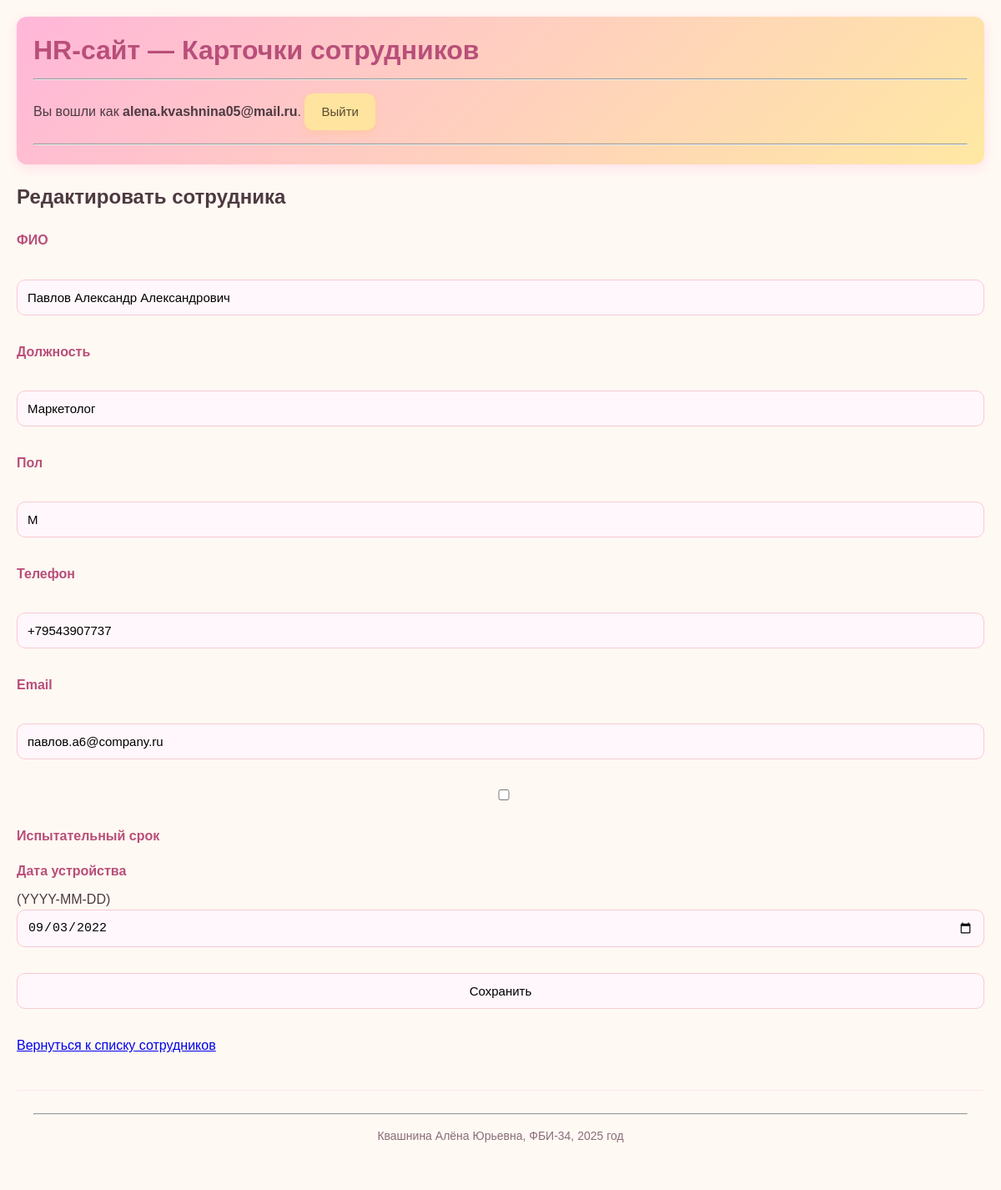
Page /hr/employee/edit/3 (signed in) on the committed database.
### models1.py (models this page shows)
class Employee(db.Model):
    id = db.Column(db.Integer, primary_key=True)
    full_name = db.Column(db.String(120), nullable=False)
    position = db.Column(db.String(120), nullable=False)
    gender = db.Column(db.String(20), nullable=False)
    phone = db.Column(db.String(50))
    email = db.Column(db.String(120))
    probation = db.Column(db.Boolean, default=False)
    hire_date = db.Column(db.Date)

### hr_app.py (the view, shortened to what this page needs)
@hr.route("/employee/edit/<int:id>", methods=["GET", "POST"])
def edit_employee(id):
    if not is_logged_in():
        flash("Для редактирования необходимо войти в систему", "warning")
        return redirect(url_for("hr.login"))
    emp = Employee.query.get_or_404(id)
    form = EmployeeForm(obj=emp)
    return render_template("employee_form1.html", form=form, action="Редактировать сотрудника")

### forms1.py
class EmployeeForm(FlaskForm):
    full_name = StringField("ФИО", validators=[DataRequired()])
    position = StringField("Должность", validators=[DataRequired()])
    gender = StringField("Пол", validators=[DataRequired()])
    phone = StringField("Телефон")
    email = StringField("Email", validators=[Email()])
    probation = BooleanField("Испытательный срок")
    hire_date = DateField("Дата устройства", format="%Y-%m-%d")
    submit = SubmitField("Сохранить")

### hr_app.py (called while the page is built)
def is_logged_in():
    return "user_id" in session

### templates/templates1/employee_form1.html (shortened to what this page needs)
{% extends 'base1.html' %}
{% block content %}
<h2>{{ action }}</h2>
<form method="post">
    <p>
        {{ form.full_name.label }}<br>
        {{ form.full_name(size=50) }}
    </p>
    <p>
        {{ form.position.label }}<br>
        {{ form.position(size=50) }}
    </p>
    <p>
        {{ form.gender.label }}<br>
        {{ form.gender(size=10) }}
    </p>
    <p>
        {{ form.phone.label }}<br>
        {{ form.phone(size=20) }}
    </p>
    <p>
        {{ form.email.label }}<br>
        {{ form.email(size=50) }}
    </p>
    <p>
        {{ form.probation() }} {{ form.probation.label }}
    </p>
    <p>
        {{ form.hire_date.label }} (YYYY-MM-DD)<br>
        {{ form.hire_date() }}
    </p>
    <p>{{ form.submit() }}</p>
</form>
<p><a href="{{ url_for('hr.index') }}">Вернуться к списку сотрудников</a></p>
{% endblock %}

### static/static1/style1.css (style rules this page uses)
body { font-family: Arial, sans-serif; margin: 20px; background: #fff9f3; color: #4d3a41; line-height: 1.6; }
label { font-weight: bold; color: #b84f79; display: block; margin-bottom: 8px; margin-top: 15px; }
input, select, textarea { width: 100%; padding: 12px; border: 1px solid #f7c9d6; border-radius: 10px; margin-bottom: 15px; background: #fff7fb; box-sizing: border-box; font-size: 15px; }

### rows in the picture
Employee: full_name "Павлов Александр Александрович", position "Маркетолог", gender "М", phone "+79543907737", email "павлов.а6@company.ru", hire_date "09/03/2022"

### other values in the picture
{{ session.get('username') }} "alena.kvashnina05@mail.ru"
{{ action }} "Редактировать сотрудника"
